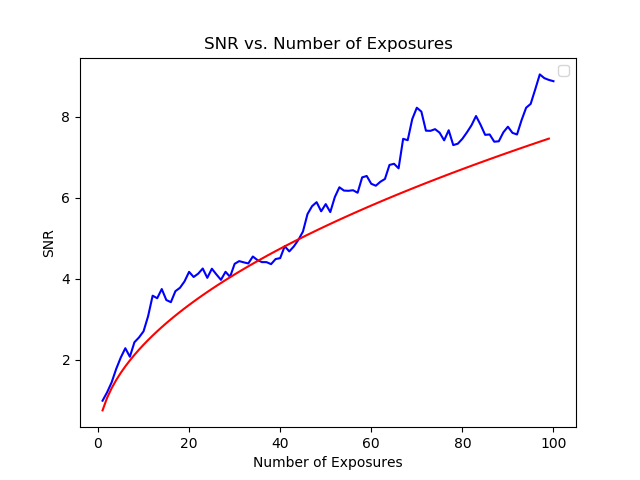

Write the Python code that produced this figure.
import numpy as np
import random
import matplotlib.pyplot as plt

#Q1 & 2
plt.figure(1)
noise = np.random.normal(1300, 10, (5, 5))
noise[2][2] += 180
sky = noise
star = sky[2][2]
bkgd = np.delete(sky, 12)
bg = np.median(bkgd)
flux = star - bg
SNR = flux/(4 * np.std(bkgd))
print(SNR)
plt.imshow(noise, cmap='gray_r', interpolation='none')

#Q3
sky = np.zeros((5, 5))
#I predict that the SNR would be around 10.
for n in range(10):
    #generate random image
    noiseArr = np.random.normal(1300, 10, (5, 5))
    noiseArr[2][2] += 180

    #load the image
    sky += noiseArr

    #star is the central square
    star = sky[2][2]

    #delete central square => background
    bkgd = np.delete(sky, 12)

    #take the median
    bg = np.median(bkgd)

#get flux
flux = star - bg

#get signal to noise ratio
noise = 4 * np.std(noiseArr)
snr = flux/noise

print(snr)

#Q4
snrlist = []
sky = np.zeros((5, 5))
for n in range(100):
    noiseArr = np.random.normal(1300, 10, (5, 5))
    #doing the conversion, nets me around 28 electrons for 60 second exposure
    noiseArr[2][2] += 28

    #load the image
    sky += noiseArr
    sky -= np.median(sky)
    #star is the central square
    flux = sky[2][2]
    #delete central square => background
    bkgd = np.delete(sky, 12)

    #get signal to noise ratio
    noise = 4 * np.std(bkgd)
    snr = flux/noise
    snrlist.append(snr)

print(snrlist)

#Q5
plt.figure(2)

def function(x):
    a = 0.75
    return a * np.sqrt(x)

x = np.arange(1, 100)
plt.title("SNR vs. Number of Exposures")
plt.ylabel("SNR")
plt.xlabel("Number of Exposures")
plt.legend()
plt.plot(list(range(1,101)), snrlist, 'b')
plt.plot(x, function(x), 'r')
plt.savefig('stats.png')
plt.show()
